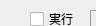
    <widget class="QWidget" name="page_3" >
     <property name="geometry" >
      <rect>
       <x>0</x>
       <y>0</y>
       <width>96</width>
       <height>26</height>
      </rect>
     </property>
     <attribute name="label" >
      <string>白地に黒いひび割れ</string>
     </attribute>
     <widget class="QLabel" name="label_9" >
      <property name="geometry" >
       <rect>
        <x>90</x>
        <y>60</y>
        <width>111</width>
        <height>21</height>
       </rect>
      </property>
      <property name="frameShape" >
       <enum>QFrame::Panel</enum>
      </property>
      <property name="frameShadow" >
       <enum>QFrame::Sunken</enum>
      </property>
      <property name="text" >
       <string>ゲイン</string>
      </property>
      <property name="alignment" >
       <set>Qt::AlignCenter|Qt::AlignHCenter|Qt::AlignLeading|Qt::AlignLeft|Qt::AlignVCenter</set>
      </property>
     </widget>
     <widget class="QLineEdit" name="lineEditItem4Gain" >
      <property name="geometry" >
       <rect>
        <x>90</x>
        <y>80</y>
        <width>113</width>
        <height>20</height>
       </rect>
      </property>
     </widget>
     <widget class="QCheckBox" name="checkBoxItem4Enabled" >
      <property name="geometry" >
       <rect>
        <x>30</x>
        <y>10</y>
        <width>76</width>
        <height>18</height>
       </rect>
      </property>
      <property name="text" >
       <string>実行</string>
      </property>
     </widget>
     <widget class="QLabel" name="label_10" >
      <property name="geometry" >
       <rect>
        <x>90</x>
        <y>10</y>
        <width>91</width>
        <height>21</height>
       </rect>
      </property>
      <property name="frameShape" >
       <enum>QFrame::Panel</enum>
      </property>
      <property name="frameShadow" >
       <enum>QFrame::Sunken</enum>
      </property>
      <property name="text" >
       <string>長さの下限</string>
      </property>
      <property name="alignment" >
       <set>Qt::AlignCenter|Qt::AlignHCenter|Qt::AlignLeading|Qt::AlignLeft|Qt::AlignVCenter</set>
      </property>
     </widget>
     <widget class="QSpinBox" name="spinBoxItem4LengthLow" >
      <property name="geometry" >
       <rect>
        <x>90</x>
        <y>30</y>
        <width>91</width>
        <height>22</height>
       </rect>
      </property>
      <property name="maximum" >
       <number>99999</number>
      </property>
     </widget>
    </widget>
